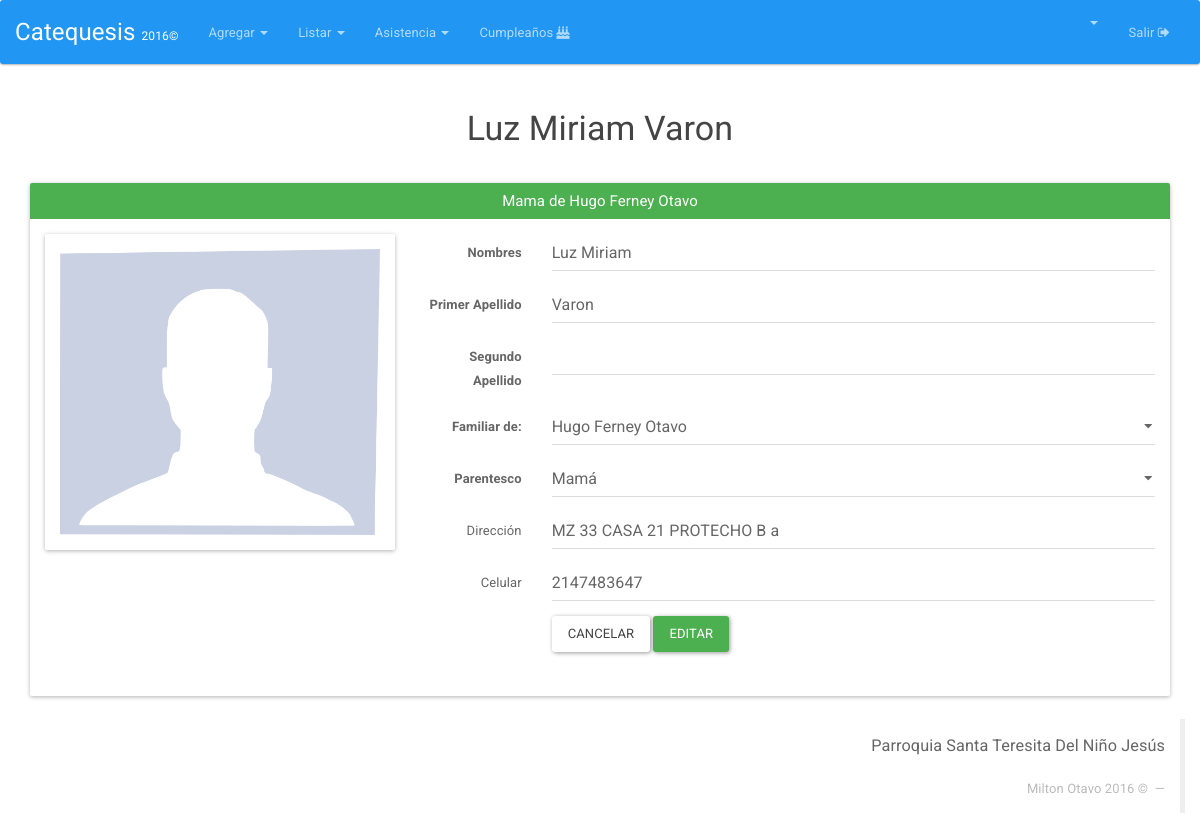
/Familiares/editar/12 (signed in), run on the app's committed database.
### tables this page shows
CREATE TABLE `familiar` (
  `DOCUMENTO` int(11) NOT NULL,
  `IDENTIFICACION_INTEGRANTE` int(11) NOT NULL,
  `NOMBRES` varchar(50) NOT NULL,
  `PRIMER_APELLIDO` varchar(25) NOT NULL,
  `SEGUNDO_APELLIDO` varchar(25) DEFAULT NULL,
  `PARENTESCO` varchar(20) NOT NULL,
  `CELULAR` int(30) NOT NULL,
  `DIRECCION` varchar(50) NOT NULL
);

CREATE TABLE `integrante` (
  `DOCUMENTO` int(12) NOT NULL,
  `NOMBRES` varchar(25) NOT NULL,
  `PRIMER_APELLIDO` varchar(15) NOT NULL,
  `SEGUNDO_APELLIDO` varchar(15) DEFAULT NULL,
  `GENERO` varchar(2) DEFAULT NULL,
  `FECHA_NACIMIENTO` date NOT NULL,
  `DIRECCION` varchar(50) DEFAULT NULL,
  `CELULAR` varchar(200) DEFAULT NULL,
  `CORREO` varchar(50) DEFAULT NULL,
  `ACOLITO` tinyint(1) DEFAULT NULL,
  `COORDINADOR` tinyint(1) DEFAULT NULL,
  `IMAGEN` longtext,
  `FECHA_INGRESO` date DEFAULT NULL,
  `FECHA_REGISTRO` timestamp NOT NULL DEFAULT CURRENT_TIMESTAMP ON UPDATE CURRENT_TIMESTAMP
);

### index.php (called while the page is built, shortened)
<?php
if (isset($_SESSION['app_id'])) {
	require_once "Core/Models/Conexion.php";
	require_once "vendor/autoload.php";
}
require_once "Core/Config/Autoload.php";
Core\Config\Enrutador::run(new Core\Config\Request());
?>

### Core/Controllers/FamiliaresController.php (called while the page is built, shortened)
<?php namespace Core\Controllers;
	class FamiliaresController{
		private $Familiar;
		public function __construct(){
			$this->Familiar = new Familiar();
			$this->Integrante = new Integrante();
		}
		public function listarIntegrante(){
			$datos = $this->Integrante->listar();
			return $datos;
		}
		public function editar($id){
			if (!$_POST) {
				$this->Familiar->__set("documento", $id);
				$datos=$this->Familiar->view();
				return $datos;
			}
		}
	}
	$Familiares= new FamiliaresController();
?>

### Core/Config/Autoload.php (called while the page is built, shortened)
<?php namespace Core\Config;
	class Autoload{
		public static function run(){
			spl_autoload_register(function($class){
				$ruta = str_replace("\\", "/", $class) . ".php";
			});
		}
	}
  ?>

### Core/Models/Conexion.php (called while the page is built, shortened)
<?php namespace Core\Models;
	class Conexion{
		private $datos= array (
				"host"=>DB_HOST,
				"user"=>DB_USER,
				"pass"=>DB_PASS,
				"db"=>DB_NAME
			);
		private $db;
		public function __construct()
		{
			$this->db = new \mysqli(
					$this->datos['host'],
					$this->datos['user'],
					$this->datos['pass'],
					$this->datos['db']
				);
			$this->db-> set_charset("utf8");
		}
		public function consultaRetorno($sql){
			$datos = $this->db->query($sql);
			return $datos;
		}
	}
 ?>

### Core/Models/Integrante.php (called while the page is built, shortened)
<?php namespace Core\Models;
class Integrante {
	private $db;
	public function __construct(){
		$this->db = new Conexion();
	}
	public function listar(){
		$sql="SELECT * FROM integrante ORDER BY NOMBRES ASC ";
		$datos=$this->db->consultaRetorno($sql);
		return $datos;
	}
}
?>

### Core/Models/Familiar.php (called while the page is built, shortened)
<?php namespace Core\Models;
	class Familiar {
		private $documento;
		private $db;
		public function __construct(){
			$this->db = new Conexion();
		}
		 public function view(){
			$sql="SELECT f.*, CONCAT ( i.NOMBRES, i.PRIMER_APELLIDO) AS INTEGRANTE from familiar f INNER JOIN integrante i ON i.DOCUMENTO=f.IDENTIFICACION_INTEGRANTE WHERE f.DOCUMENTO='{$this->documento}'";
			$datos = $this->db->consultaRetorno($sql);
			$row = mysqli_fetch_assoc($datos);
			return $row;
		}
	}
 ?>

### HTML/Familiares/editar.php (the view, shortened to what this page needs)
<?php
$lista=$Familiares->listarIntegrante();
?>
<html>
<head>
	<?php include(HTML_DIR.'/overall/header.php') ?>
</head>
<body>
	<?php include(HTML_DIR.'/overall/nav.php') ?>
	<div  class="container">
		<h3  align="center"><?php echo $datos['NOMBRES'] ." ". $datos['PRIMER_APELLIDO']." ". $datos['SEGUNDO_APELLIDO'] ; ?></h3>
		<br>
		<div class="panel panel-success">
			<div class="panel-heading">
				<h3 class="panel-title" align="center"> <?php echo  $datos['PARENTESCO'] . " de  " . $datos['INTEGRANTE'] ;    ?></h3>
			</div>
			<div class="panel-body">
				<div class="row">
					<div class="col-md-4">
						<div class="panel panel-default">
							<div class="panel-body">
								<img class="img-responsive" src="<?php echo URL;?>HTML/Integrantes/avatars/<?php echo  !empty($row['IMAGEN']) ? $row['IMAGEN'] : 'no-image.png'    ; ?>" required>
							</div>
						</div>
					</div>
					<div class="col-md-8">
						<form class="form-horizontal" enctype="multipart/form-data" method="POST">
							<fieldset>
								<div class="form-group">
									<label for="inputNombres" class="col-lg-2 control-label"><b>Nombres</b></label>
									<div class="col-lg-10">
										<input type="text" class="form-control" name="inputNombres" value="<?php echo $datos['NOMBRES']; ?>" required>
									</div>
								</div>
								<div class="form-group">
									<label for="inputPrimerApellido" class="col-lg-2 control-label"><b>Primer Apellido</b></label>
									<div class="col-lg-10">
										<input type="text" class="form-control" name="inputPrimerApellido" value="<?php echo $datos['PRIMER_APELLIDO']; ?>" required>
									</div>
								</div>
								<div class="form-group">
									<label for="inputSegundoApellido" class="col-lg-2 control-label"><b>Segundo Apellido</b></label>
									<div class="col-lg-10">
										<input type="text" class="form-control" name="inputSegundoApellido" value="<?php echo $datos['SEGUNDO_APELLIDO']; ?>" >
									</div>
								</div>
								<div class="form-group">
									<label for="inputEmail" class="col-lg-2 control-label"><b>Familiar de:</b></label>
									<div class="col-lg-10">
										<select class="form-control" name="integrante">
											<?php
											while($row = mysqli_fetch_array($lista)){ ?>
												<option   <?php echo ($datos['IDENTIFICACION_INTEGRANTE']== $row['DOCUMENTO']) ? "selected" : null;  ?>  value="<?php  echo $row['DOCUMENTO']; ?>"><?php  echo $row['NOMBRES'] . " " . $row['PRIMER_APELLIDO']; ?></option>
												<?php } ?>
											</select>
										</div>
									</div>
									<div class="form-group">
										<label for="inputEmail" class="col-lg-2 control-label"><b>Parentesco</b></label>
										<div class="col-lg-10">
											<select class="form-control" name="parentesco">
												<option <?php  echo ($datos['PARENTESCO']=="Mama") ?  'selected': null; ?>  value="Mama">Mamá</option>
											</select>
										</div>
									</div>
									<div class="form-group">
										<label for="inputDireccion" class="col-lg-2 control-label">Dirección</label>
										<div class="col-lg-10">
											<input type="text" class="form-control" name="inputDireccion" value="<?php echo $datos['DIRECCION']; ?>" required>
										</div>
									</div>
									<div class="form-group">
										<label for="inputCelular" class="col-lg-2 control-label">Celular</label>
										<div class="col-lg-10">
											<input type="text" class="form-control" name="inputCelular" value="<?php echo $datos['CELULAR']; ?>" required>
										</div>
									</div>
									<div class="form-group">
										<div class="col-lg-10 col-lg-offset-2">
											<button type="reset" class="btn btn-default">Cancelar</button>
											<button type="submit" class="btn btn-success">Editar</button>
										</div>
									</div>
								</fieldset>
							</form>
						</div>
						<div class="col-md-2"></div>
					</div>
				</div>
			</div>
		</div>
		<?php include(HTML_DIR.'/overall/footer.php') ?>
	</body>
	</html>

### data on the page
familiar: NOMBRES "Luz Miriam", PRIMER_APELLIDO "Varon", PARENTESCO "Mama", inputNombres "Luz Miriam", inputPrimerApellido "Varon", integrante "Hugo Ferney Otavo", parentesco "Mamá", inputDireccion "MZ 33 CASA 21 PROTECHO B a", inputCelular "2147483647"

### other printed values
$datos['INTEGRANTE'] "Hugo Ferney Otavo"
